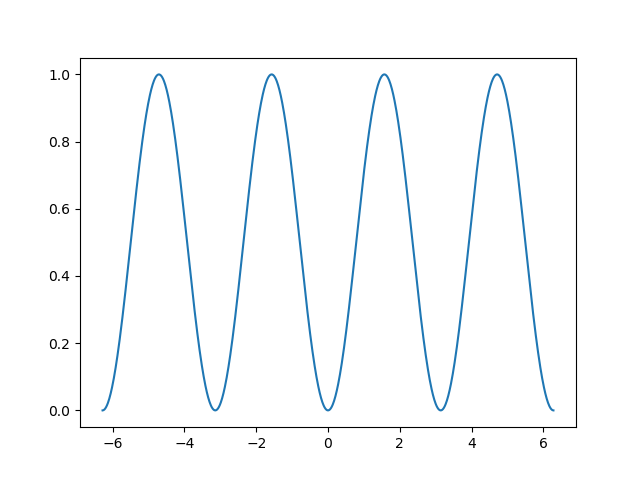

Write the Python code that produced this figure.
import pylab
import math

n = 1000

xmin, xmax = -2. * math.pi, 2. * math.pi

x = pylab.linspace(xmin, xmax, n)

y = pylab.sin(x)**2

pylab.plot(x,y)

#pylab.show()

pylab.savefig('square_sin_plot.png')

'''
This is called vectorization and is described in more detail in Section 6.1.3. Lists
and tuples can be turned into array objects supporting vectorization with the array
constructor method
'''
